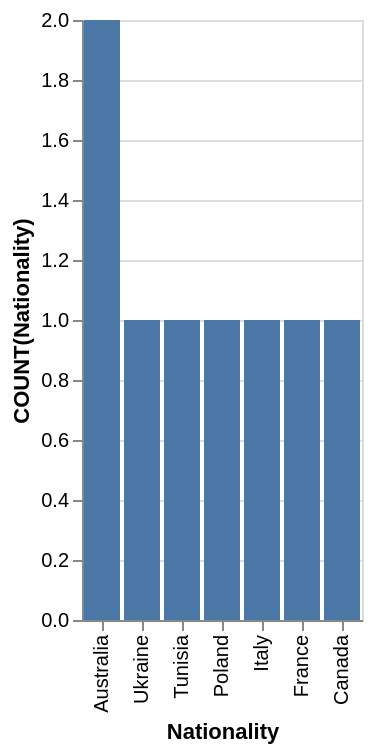

This figure's Vega-Lite source:
### Vega-Lite specification from a JSON file in a GitHub repository (floating-point values rounded to 4 significant figures)
{"data": {"values": [{"x_data": "Australia", "y_data": 2}, {"x_data": "Ukraine", "y_data": 1}, {"x_data": "Tunisia", "y_data": 1}, {"x_data": "Poland", "y_data": 1}, {"x_data": "Italy", "y_data": 1}, {"x_data": "France", "y_data": 1}, {"x_data": "Canada", "y_data": 1}]}, "mark": "bar", "encoding": {"x": {"field": "x_data", "type": "nominal", "title": "Nationality", "sort": {"op": "sum", "field": "y_data", "order": "descending"}}, "y": {"field": "y_data", "type": "quantitative", "title": "COUNT(Nationality)"}}}
